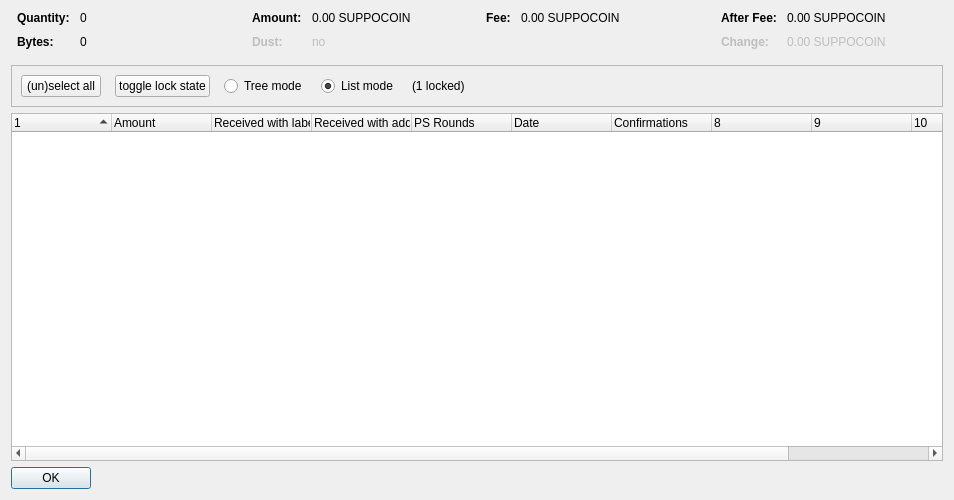
<?xml version="1.0" encoding="UTF-8"?>
<ui version="4.0">
 <class>CoinControlDialog</class>
 <widget class="QDialog" name="CoinControlDialog">
  <property name="geometry">
   <rect>
    <x>0</x>
    <y>0</y>
    <width>954</width>
    <height>500</height>
   </rect>
  </property>
  <property name="windowTitle">
   <string>Coin Selection</string>
  </property>
  <layout class="QVBoxLayout" name="verticalLayout">
   <item>
    <layout class="QHBoxLayout" name="horizontalLayoutTop" stretch="0,0,0,0">
     <property name="topMargin">
      <number>0</number>
     </property>
     <property name="bottomMargin">
      <number>10</number>
     </property>
     <item>
      <layout class="QFormLayout" name="formLayoutCoinControl1">
       <property name="horizontalSpacing">
        <number>10</number>
       </property>
       <property name="verticalSpacing">
        <number>10</number>
       </property>
       <property name="leftMargin">
        <number>6</number>
       </property>
       <property name="rightMargin">
        <number>6</number>
       </property>
       <item row="0" column="0">
        <widget class="QLabel" name="labelCoinControlQuantityText">
         <property name="font">
          <font>
           <weight>75</weight>
           <bold>true</bold>
          </font>
         </property>
         <property name="text">
          <string>Quantity:</string>
         </property>
        </widget>
       </item>
       <item row="0" column="1">
        <widget class="QLabel" name="labelCoinControlQuantity">
         <property name="cursor">
          <cursorShape>IBeamCursor</cursorShape>
         </property>
         <property name="contextMenuPolicy">
          <enum>Qt::ActionsContextMenu</enum>
         </property>
         <property name="text">
          <string notr="true">0</string>
         </property>
         <property name="textInteractionFlags">
          <set>Qt::LinksAccessibleByMouse|Qt::TextSelectableByKeyboard|Qt::TextSelectableByMouse</set>
         </property>
        </widget>
       </item>
       <item row="1" column="0">
        <widget class="QLabel" name="labelCoinControlBytesText">
         <property name="font">
          <font>
           <weight>75</weight>
           <bold>true</bold>
          </font>
         </property>
         <property name="text">
          <string>Bytes:</string>
         </property>
        </widget>
       </item>
       <item row="1" column="1">
        <widget class="QLabel" name="labelCoinControlBytes">
         <property name="cursor">
          <cursorShape>IBeamCursor</cursorShape>
         </property>
         <property name="contextMenuPolicy">
          <enum>Qt::ActionsContextMenu</enum>
         </property>
         <property name="text">
          <string notr="true">0</string>
         </property>
         <property name="textInteractionFlags">
          <set>Qt::LinksAccessibleByMouse|Qt::TextSelectableByKeyboard|Qt::TextSelectableByMouse</set>
         </property>
        </widget>
       </item>
      </layout>
     </item>
     <item>
      <layout class="QFormLayout" name="formLayoutCoinControl2">
       <property name="horizontalSpacing">
        <number>10</number>
       </property>
       <property name="verticalSpacing">
        <number>10</number>
       </property>
       <property name="leftMargin">
        <number>6</number>
       </property>
       <property name="rightMargin">
        <number>6</number>
       </property>
       <item row="0" column="0">
        <widget class="QLabel" name="labelCoinControlAmountText">
         <property name="font">
          <font>
           <weight>75</weight>
           <bold>true</bold>
          </font>
         </property>
         <property name="text">
          <string>Amount:</string>
         </property>
        </widget>
       </item>
       <item row="0" column="1">
        <widget class="QLabel" name="labelCoinControlAmount">
         <property name="cursor">
          <cursorShape>IBeamCursor</cursorShape>
         </property>
         <property name="contextMenuPolicy">
          <enum>Qt::ActionsContextMenu</enum>
         </property>
         <property name="text">
          <string notr="true">0.00 SUPPOCOIN</string>
         </property>
         <property name="textInteractionFlags">
          <set>Qt::LinksAccessibleByMouse|Qt::TextSelectableByKeyboard|Qt::TextSelectableByMouse</set>
         </property>
        </widget>
       </item>
       <item row="1" column="0">
        <widget class="QLabel" name="labelCoinControlLowOutputText">
         <property name="enabled">
          <bool>false</bool>
         </property>
         <property name="font">
          <font>
           <weight>75</weight>
           <bold>true</bold>
          </font>
         </property>
         <property name="text">
          <string>Dust:</string>
         </property>
        </widget>
       </item>
       <item row="1" column="1">
        <widget class="QLabel" name="labelCoinControlLowOutput">
         <property name="enabled">
          <bool>false</bool>
         </property>
         <property name="cursor">
          <cursorShape>IBeamCursor</cursorShape>
         </property>
         <property name="contextMenuPolicy">
          <enum>Qt::ActionsContextMenu</enum>
         </property>
         <property name="text">
          <string notr="true">no</string>
         </property>
         <property name="textInteractionFlags">
          <set>Qt::LinksAccessibleByMouse|Qt::TextSelectableByKeyboard|Qt::TextSelectableByMouse</set>
         </property>
        </widget>
       </item>
      </layout>
     </item>
     <item>
      <layout class="QFormLayout" name="formLayoutCoinControl3">
       <property name="horizontalSpacing">
        <number>10</number>
       </property>
       <property name="verticalSpacing">
        <number>10</number>
       </property>
       <property name="leftMargin">
        <number>6</number>
       </property>
       <property name="rightMargin">
        <number>6</number>
       </property>
       <item row="0" column="0">
        <widget class="QLabel" name="labelCoinControlFeeText">
         <property name="font">
          <font>
           <weight>75</weight>
           <bold>true</bold>
          </font>
         </property>
         <property name="text">
          <string>Fee:</string>
         </property>
        </widget>
       </item>
       <item row="0" column="1">
        <widget class="QLabel" name="labelCoinControlFee">
         <property name="cursor">
          <cursorShape>IBeamCursor</cursorShape>
         </property>
         <property name="contextMenuPolicy">
          <enum>Qt::ActionsContextMenu</enum>
         </property>
         <property name="text">
          <string notr="true">0.00 SUPPOCOIN</string>
         </property>
         <property name="textInteractionFlags">
          <set>Qt::LinksAccessibleByMouse|Qt::TextSelectableByKeyboard|Qt::TextSelectableByMouse</set>
         </property>
        </widget>
       </item>
      </layout>
     </item>
     <item>
      <layout class="QFormLayout" name="formLayoutCoinControl4">
       <property name="horizontalSpacing">
        <number>10</number>
       </property>
       <property name="verticalSpacing">
        <number>10</number>
       </property>
       <property name="leftMargin">
        <number>6</number>
       </property>
       <property name="rightMargin">
        <number>6</number>
       </property>
       <item row="0" column="0">
        <widget class="QLabel" name="labelCoinControlAfterFeeText">
         <property name="font">
          <font>
           <weight>75</weight>
           <bold>true</bold>
          </font>
         </property>
         <property name="text">
          <string>After Fee:</string>
         </property>
        </widget>
       </item>
       <item row="0" column="1">
        <widget class="QLabel" name="labelCoinControlAfterFee">
         <property name="cursor">
          <cursorShape>IBeamCursor</cursorShape>
         </property>
         <property name="contextMenuPolicy">
          <enum>Qt::ActionsContextMenu</enum>
         </property>
         <property name="text">
          <string notr="true">0.00 SUPPOCOIN</string>
         </property>
         <property name="textInteractionFlags">
          <set>Qt::LinksAccessibleByMouse|Qt::TextSelectableByKeyboard|Qt::TextSelectableByMouse</set>
         </property>
        </widget>
       </item>
       <item row="1" column="0">
        <widget class="QLabel" name="labelCoinControlChangeText">
         <property name="enabled">
          <bool>false</bool>
         </property>
         <property name="font">
          <font>
           <weight>75</weight>
           <bold>true</bold>
          </font>
         </property>
         <property name="text">
          <string>Change:</string>
         </property>
        </widget>
       </item>
       <item row="1" column="1">
        <widget class="QLabel" name="labelCoinControlChange">
         <property name="enabled">
          <bool>false</bool>
         </property>
         <property name="cursor">
          <cursorShape>IBeamCursor</cursorShape>
         </property>
         <property name="contextMenuPolicy">
          <enum>Qt::ActionsContextMenu</enum>
         </property>
         <property name="text">
          <string notr="true">0.00 SUPPOCOIN</string>
         </property>
         <property name="textInteractionFlags">
          <set>Qt::LinksAccessibleByMouse|Qt::TextSelectableByKeyboard|Qt::TextSelectableByMouse</set>
         </property>
        </widget>
       </item>
      </layout>
     </item>
    </layout>
   </item>
   <item>
    <widget class="QFrame" name="frame">
     <property name="minimumSize">
      <size>
       <width>0</width>
       <height>40</height>
      </size>
     </property>
     <property name="frameShape">
      <enum>QFrame::StyledPanel</enum>
     </property>
     <property name="frameShadow">
      <enum>QFrame::Sunken</enum>
     </property>
     <layout class="QHBoxLayout" name="horizontalLayout">
      <item>
       <layout class="QHBoxLayout" name="horizontalLayoutPanel" stretch="0,0,0,0,0,0">
        <property name="spacing">
         <number>14</number>
        </property>
        <item>
         <widget class="QPushButton" name="pushButtonSelectAll">
          <property name="sizePolicy">
           <sizepolicy hsizetype="Maximum" vsizetype="Fixed">
            <horstretch>0</horstretch>
            <verstretch>0</verstretch>
           </sizepolicy>
          </property>
          <property name="text">
           <string>(un)select all</string>
          </property>
          <property name="autoDefault">
           <bool>false</bool>
          </property>
         </widget>
        </item>
        <item>
         <widget class="QPushButton" name="pushButtonToggleLock">
          <property name="sizePolicy">
           <sizepolicy hsizetype="Maximum" vsizetype="Fixed">
            <horstretch>0</horstretch>
            <verstretch>0</verstretch>
           </sizepolicy>
          </property>
          <property name="text">
           <string>toggle lock state</string>
          </property>
          <property name="autoDefault">
           <bool>false</bool>
          </property>
         </widget>
        </item>
        <item>
         <widget class="QRadioButton" name="radioTreeMode">
          <property name="sizePolicy">
           <sizepolicy hsizetype="Maximum" vsizetype="Fixed">
            <horstretch>0</horstretch>
            <verstretch>0</verstretch>
           </sizepolicy>
          </property>
          <property name="text">
           <string>Tree mode</string>
          </property>
         </widget>
        </item>
        <item>
         <widget class="QRadioButton" name="radioListMode">
          <property name="sizePolicy">
           <sizepolicy hsizetype="Maximum" vsizetype="Fixed">
            <horstretch>0</horstretch>
            <verstretch>0</verstretch>
           </sizepolicy>
          </property>
          <property name="text">
           <string>List mode</string>
          </property>
          <property name="checked">
           <bool>true</bool>
          </property>
         </widget>
        </item>
        <item>
         <widget class="QLabel" name="labelLocked">
          <property name="text">
           <string>(1 locked)</string>
          </property>
         </widget>
        </item>
        <item>
         <spacer name="horizontalSpacer">
          <property name="orientation">
           <enum>Qt::Horizontal</enum>
          </property>
          <property name="sizeHint" stdset="0">
           <size>
            <width>40</width>
            <height>20</height>
           </size>
          </property>
         </spacer>
        </item>
       </layout>
      </item>
     </layout>
    </widget>
   </item>
   <item>
    <widget class="CoinControlTreeWidget" name="treeWidget">
     <property name="contextMenuPolicy">
      <enum>Qt::CustomContextMenu</enum>
     </property>
     <property name="sortingEnabled">
      <bool>false</bool>
     </property>
     <property name="columnCount">
      <number>11</number>
     </property>
     <attribute name="headerShowSortIndicator" stdset="0">
      <bool>true</bool>
     </attribute>
     <attribute name="headerStretchLastSection">
      <bool>false</bool>
     </attribute>
     <column>
      <property name="text">
       <string/>
      </property>
     </column>
     <column>
      <property name="text">
       <string>Amount</string>
      </property>
     </column>
     <column>
      <property name="text">
       <string>Received with label</string>
      </property>
     </column>
     <column>
      <property name="text">
       <string>Received with address</string>
      </property>
     </column>
     <column>
      <property name="text">
       <string>PS Rounds</string>
      </property>
     </column>
     <column>
      <property name="text">
       <string>Date</string>
      </property>
     </column>
     <column>
      <property name="text">
       <string>Confirmations</string>
      </property>
      <property name="toolTip">
       <string>Confirmed</string>
      </property>
     </column>
     <column>
      <property name="text">
       <string/>
      </property>
     </column>
     <column>
      <property name="text">
       <string/>
      </property>
     </column>
     <column>
      <property name="text">
       <string/>
      </property>
     </column>
     <column>
      <property name="text">
       <string/>
      </property>
     </column>
    </widget>
   </item>
   <item>
    <widget class="QDialogButtonBox" name="buttonBox">
     <property name="sizePolicy">
      <sizepolicy hsizetype="Maximum" vsizetype="Fixed">
       <horstretch>0</horstretch>
       <verstretch>0</verstretch>
      </sizepolicy>
     </property>
     <property name="orientation">
      <enum>Qt::Horizontal</enum>
     </property>
     <property name="standardButtons">
      <set>QDialogButtonBox::Ok</set>
     </property>
    </widget>
   </item>
  </layout>
 </widget>
 <customwidgets>
  <customwidget>
   <class>CoinControlTreeWidget</class>
   <extends>QTreeWidget</extends>
   <header>coincontroltreewidget.h</header>
  </customwidget>
 </customwidgets>
 <resources/>
 <connections/>
</ui>
